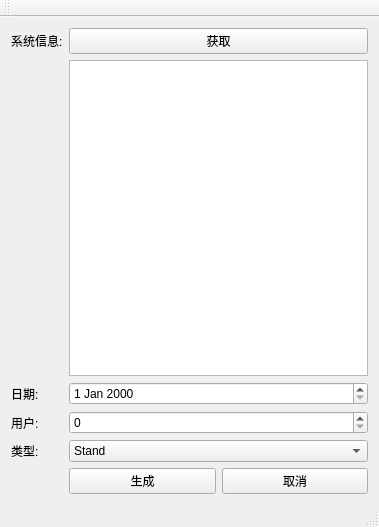
<?xml version="1.0" encoding="UTF-8"?>
<ui version="4.0">
 <class>LicenseManagementClass</class>
 <widget class="QMainWindow" name="LicenseManagementClass">
  <property name="geometry">
   <rect>
    <x>0</x>
    <y>0</y>
    <width>379</width>
    <height>527</height>
   </rect>
  </property>
  <property name="windowTitle">
   <string>LicenseManagement</string>
  </property>
  <widget class="QWidget" name="centralWidget">
   <layout class="QGridLayout" name="gridLayout_2">
    <item row="0" column="0">
     <layout class="QGridLayout" name="gridLayout">
      <item row="1" column="1">
       <widget class="QTextBrowser" name="SystemInformationFileBrowser"/>
      </item>
      <item row="2" column="1">
       <widget class="QDateEdit" name="ExpiryDate"/>
      </item>
      <item row="0" column="0">
       <widget class="QLabel" name="label_2">
        <property name="text">
         <string>系统信息:</string>
        </property>
       </widget>
      </item>
      <item row="4" column="0">
       <widget class="QLabel" name="label_5">
        <property name="text">
         <string>类型:</string>
        </property>
       </widget>
      </item>
      <item row="3" column="0">
       <widget class="QLabel" name="label_4">
        <property name="text">
         <string>用户:</string>
        </property>
       </widget>
      </item>
      <item row="3" column="1">
       <widget class="QSpinBox" name="spinBox_number"/>
      </item>
      <item row="5" column="1">
       <layout class="QHBoxLayout" name="horizontalLayout">
        <item>
         <widget class="QPushButton" name="pushButton_3">
          <property name="text">
           <string>生成</string>
          </property>
         </widget>
        </item>
        <item>
         <widget class="QPushButton" name="pushButton_4">
          <property name="text">
           <string>取消</string>
          </property>
         </widget>
        </item>
       </layout>
      </item>
      <item row="4" column="1">
       <widget class="QComboBox" name="LicenseType">
        <item>
         <property name="text">
          <string>Stand</string>
         </property>
        </item>
       </widget>
      </item>
      <item row="2" column="0">
       <widget class="QLabel" name="label_3">
        <property name="text">
         <string>日期:</string>
        </property>
       </widget>
      </item>
      <item row="0" column="1">
       <widget class="QPushButton" name="pushButton">
        <property name="text">
         <string>获取</string>
        </property>
       </widget>
      </item>
     </layout>
    </item>
   </layout>
  </widget>
  <widget class="QMenuBar" name="menuBar">
   <property name="geometry">
    <rect>
     <x>0</x>
     <y>0</y>
     <width>379</width>
     <height>23</height>
    </rect>
   </property>
  </widget>
  <widget class="QToolBar" name="mainToolBar">
   <attribute name="toolBarArea">
    <enum>TopToolBarArea</enum>
   </attribute>
   <attribute name="toolBarBreak">
    <bool>false</bool>
   </attribute>
  </widget>
  <widget class="QStatusBar" name="statusBar"/>
 </widget>
 <layoutdefault spacing="6" margin="11"/>
 <resources>
  <include location="LicenseManagement.qrc"/>
 </resources>
 <connections/>
</ui>
